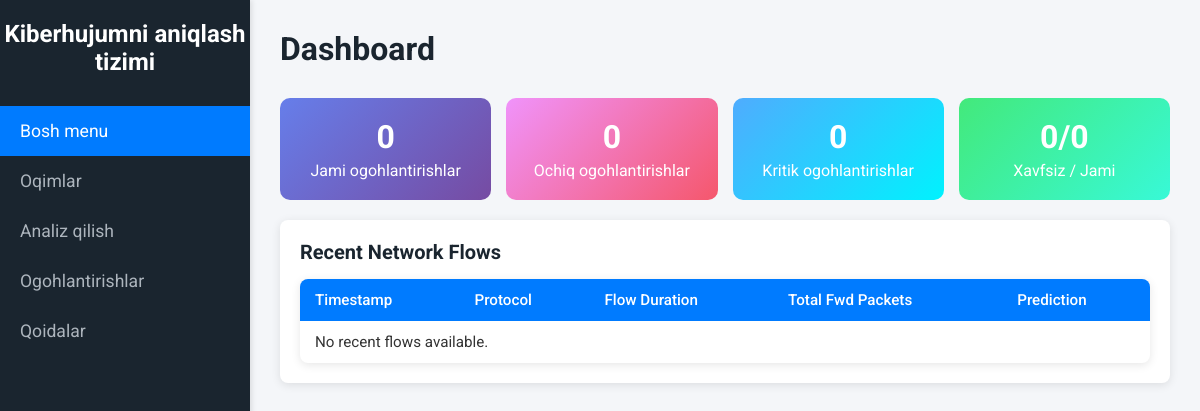
The app's page /, older data.
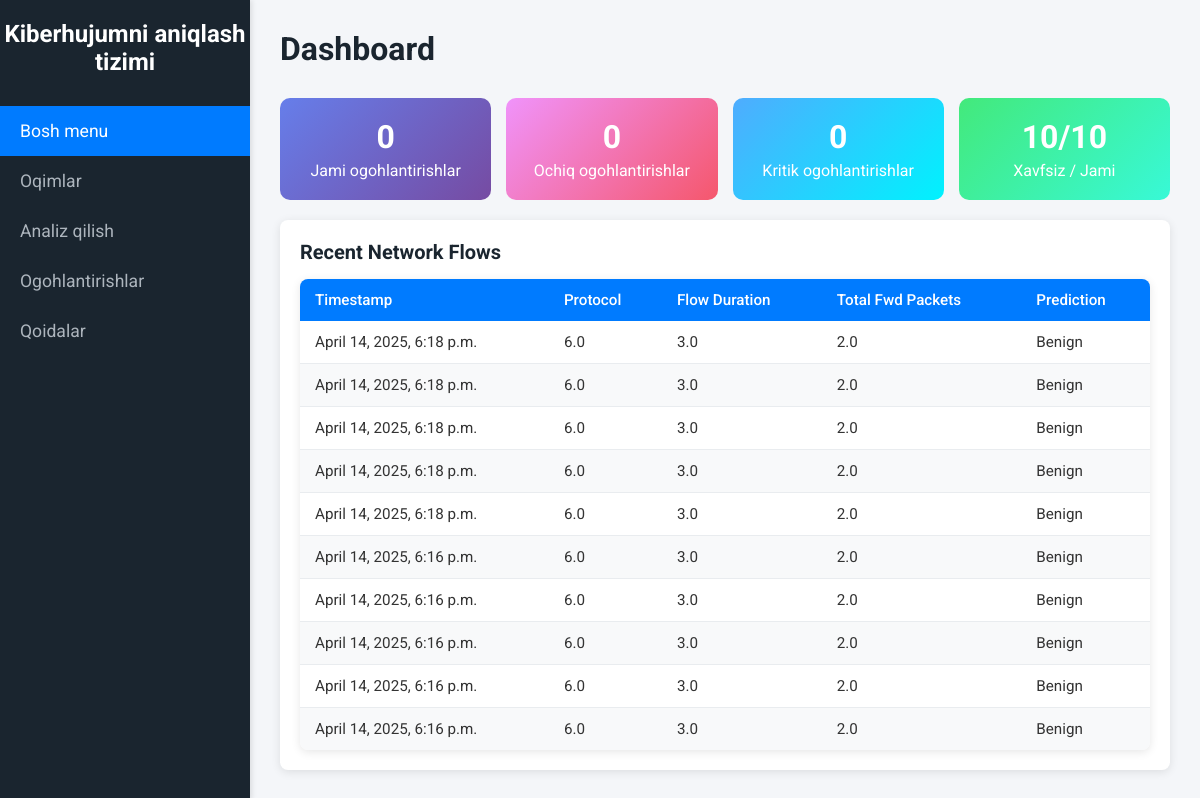
The same page, newer data.
### ids/models.py (models this page shows, shortened)
class NetworkFlow(models.Model):
    protocol = models.FloatField()
    flow_duration = models.FloatField()
    total_fwd_packets = models.FloatField()
    total_backward_packets = models.FloatField()
    fwd_packets_length_total = models.FloatField()
    bwd_packets_length_total = models.FloatField()
    fwd_packet_length_max = models.FloatField()
    fwd_packet_length_min = models.FloatField()
    fwd_packet_length_mean = models.FloatField()
    fwd_packet_length_std = models.FloatField()
    bwd_packet_length_max = models.FloatField()
    bwd_packet_length_min = models.FloatField()
    bwd_packet_length_mean = models.FloatField()
    bwd_packet_length_std = models.FloatField()
    flow_bytes_s = models.FloatField()
    flow_packets_s = models.FloatField()
    flow_iat_mean = models.FloatField()
    flow_iat_std = models.FloatField()
    flow_iat_max = models.FloatField()
    flow_iat_min = models.FloatField()
    fwd_iat_total = models.FloatField()
    fwd_iat_mean = models.FloatField()
    fwd_iat_std = models.FloatField()
    fwd_iat_max = models.FloatField()
    fwd_iat_min = models.FloatField()
    bwd_iat_total = models.FloatField()
    bwd_iat_mean = models.FloatField()
    bwd_iat_std = models.FloatField()
    bwd_iat_max = models.FloatField()
    bwd_iat_min = models.FloatField()
    fwd_psh_flags = models.FloatField()
    fwd_header_length = models.FloatField()
    bwd_header_length = models.FloatField()
    fwd_packets_s = models.FloatField()
    bwd_packets_s = models.FloatField()
    packet_length_min = models.FloatField()
    packet_length_max = models.FloatField()
    packet_length_mean = models.FloatField()
    packet_length_std = models.FloatField()
    packet_length_variance = models.FloatField()
    fin_flag_count = models.FloatField()
    syn_flag_count = models.FloatField()
    rst_flag_count = models.FloatField()
    psh_flag_count = models.FloatField()
    ack_flag_count = models.FloatField()
    urg_flag_count = models.FloatField()
    ece_flag_count = models.FloatField()
    down_up_ratio = models.FloatField()
    avg_packet_size = models.FloatField()
    avg_fwd_segment_size = models.FloatField()
    avg_bwd_segment_size = models.FloatField()
    subflow_fwd_packets = models.FloatField()
    subflow_fwd_bytes = models.FloatField()
    subflow_bwd_packets = models.FloatField()
    subflow_bwd_bytes = models.FloatField()
    init_fwd_win_bytes = models.FloatField()
    init_bwd_win_bytes = models.FloatField()
    fwd_act_data_packets = models.FloatField()
    fwd_seg_size_min = models.FloatField()
    active_mean = models.FloatField()
    active_std = models.FloatField()
    active_max = models.FloatField()
    active_min = models.FloatField()
    idle_mean = models.FloatField()
    idle_std = models.FloatField()
    idle_max = models.FloatField()
    idle_min = models.FloatField()
    prediction = models.CharField(max_length=50, null=True, blank=True)
    timestamp = models.DateTimeField(auto_now_add=True)

### ids/views.py (the view)
# urls.py: path('', views.dashboard, name='dashboard'),
def dashboard(request):
    flows = NetworkFlow.objects.all().order_by('-timestamp')[:10]
    total_alerts = Alert.objects.count()
    open_alerts = Alert.objects.filter(status='open').count()
    critical_alerts = Alert.objects.filter(severity='critical', status='open').count()
    recent_alerts = Alert.objects.filter(status='open').order_by('-created_at')[:5]
    recent_predictions = flows.values_list('prediction', flat=True)
    benign_count = sum(1 for p in recent_predictions if p == 'Benign')
    malicious_count = len(recent_predictions) - benign_count
    attack_distribution = Alert.objects.filter(
        created_at__gte=timezone.now() - timedelta(hours=24)
    ).values('attack_type').annotate(count=Count('id')).order_by('-count')[:5]
    context = {
        'flows': flows,
        'total_alerts': total_alerts,
        'open_alerts': open_alerts,
        'critical_alerts': critical_alerts,
        'recent_alerts': recent_alerts,
        'benign_count': benign_count,
        'malicious_count': malicious_count,
        'attack_distribution': attack_distribution,
    }
    return render(request, 'ids/dashboard.html', context)

### ids/templates/ids/dashboard.html (shortened to what this page needs)
<!DOCTYPE html>
<html lang="en">
<head>
    {% load static %}
    <link rel="stylesheet" href="{% static 'ids/css/styles.css' %}">
</head>
<body>
    <div class="sidebar">
        <h2>Kiberhujumni aniqlash tizimi</h2>
        <a href="{% url 'dashboard' %}" class="active">Bosh menu</a>
        <a href="{% url 'flows' %}">Oqimlar</a>
        <a href="{% url 'analysis' %}">Analiz qilish</a>
        <a href="{% url 'alerts' %}">Ogohlantirishlar</a>
        <a href="{% url 'rules' %}">Qoidalar</a>
    </div>
    <div class="main-content">
        <header>
            <h1>Dashboard</h1>
        </header>
        <div style="display: grid; grid-template-columns: repeat(auto-fit, minmax(200px, 1fr)); gap: 15px; margin-bottom: 20px;">
            <div style="background: linear-gradient(135deg, #667eea 0%, #764ba2 100%); color: white; padding: 20px; border-radius: 10px; text-align: center;">
                <h3 style="margin: 0; font-size: 2em;">{{ total_alerts }}</h3>
                <p style="margin: 5px 0 0 0;">Jami ogohlantirishlar</p>
            </div>
            <div style="background: linear-gradient(135deg, #f093fb 0%, #f5576c 100%); color: white; padding: 20px; border-radius: 10px; text-align: center;">
                <h3 style="margin: 0; font-size: 2em;">{{ open_alerts }}</h3>
                <p style="margin: 5px 0 0 0;">Ochiq ogohlantirishlar</p>
            </div>
            <div style="background: linear-gradient(135deg, #4facfe 0%, #00f2fe 100%); color: white; padding: 20px; border-radius: 10px; text-align: center;">
                <h3 style="margin: 0; font-size: 2em;">{{ critical_alerts }}</h3>
                <p style="margin: 5px 0 0 0;">Kritik ogohlantirishlar</p>
            </div>
            <div style="background: linear-gradient(135deg, #43e97b 0%, #38f9d7 100%); color: white; padding: 20px; border-radius: 10px; text-align: center;">
                <h3 style="margin: 0; font-size: 2em;">{{ benign_count }}/{{ benign_count|add:malicious_count }}</h3>
                <p style="margin: 5px 0 0 0;">Xavfsiz / Jami</p>
            </div>
        </div>
        <div class="card">
            <h3>Recent Network Flows</h3>
            <table>
                <thead>
                    <tr>
                        <th>Timestamp</th>
                        <th>Protocol</th>
                        <th>Flow Duration</th>
                        <th>Total Fwd Packets</th>
                        <th>Prediction</th>
                    </tr>
                </thead>
                <tbody id="flows-body">
                    {% for flow in flows %}
                    <tr>
                        <td>{{ flow.timestamp }}</td>
                        <td>{{ flow.protocol }}</td>
                        <td>{{ flow.flow_duration }}</td>
                        <td>{{ flow.total_fwd_packets }}</td>
                        <td>{{ flow.prediction }}</td>
                    </tr>
                    {% empty %}
                    <tr>
                        <td colspan="5">No recent flows available.</td>
                    </tr>
                    {% endfor %}
                </tbody>
            </table>
        </div>
    </div>
</body>
</html>

Row changes from the older to the newer data that the page shows:
added NetworkFlow: timestamp "April 14, 2025, 6:18 p.m.", protocol "6.0", flow_duration "3.0", total_fwd_packets "2.0", prediction "Benign"
added NetworkFlow: timestamp "April 14, 2025, 6:18 p.m.", protocol "6.0", flow_duration "3.0", total_fwd_packets "2.0", prediction "Benign"
added NetworkFlow: timestamp "April 14, 2025, 6:18 p.m.", protocol "6.0", flow_duration "3.0", total_fwd_packets "2.0", prediction "Benign"
added NetworkFlow: timestamp "April 14, 2025, 6:18 p.m.", protocol "6.0", flow_duration "3.0", total_fwd_packets "2.0", prediction "Benign"
added NetworkFlow: timestamp "April 14, 2025, 6:18 p.m.", protocol "6.0", flow_duration "3.0", total_fwd_packets "2.0", prediction "Benign"
added NetworkFlow: timestamp "April 14, 2025, 6:16 p.m.", protocol "6.0", flow_duration "3.0", total_fwd_packets "2.0", prediction "Benign"
added NetworkFlow: timestamp "April 14, 2025, 6:16 p.m.", protocol "6.0", flow_duration "3.0", total_fwd_packets "2.0", prediction "Benign"
added NetworkFlow: timestamp "April 14, 2025, 6:16 p.m.", protocol "6.0", flow_duration "3.0", total_fwd_packets "2.0", prediction "Benign"
added NetworkFlow: timestamp "April 14, 2025, 6:16 p.m.", protocol "6.0", flow_duration "3.0", total_fwd_packets "2.0", prediction "Benign"
added NetworkFlow: timestamp "April 14, 2025, 6:16 p.m.", protocol "6.0", flow_duration "3.0", total_fwd_packets "2.0", prediction "Benign"
Text that changed along with them:
{{ benign_count }}: "0" → "10"
{{ benign_count|add:malicious_count }}: "0" → "10"
text no longer shown: "No recent flows available."
